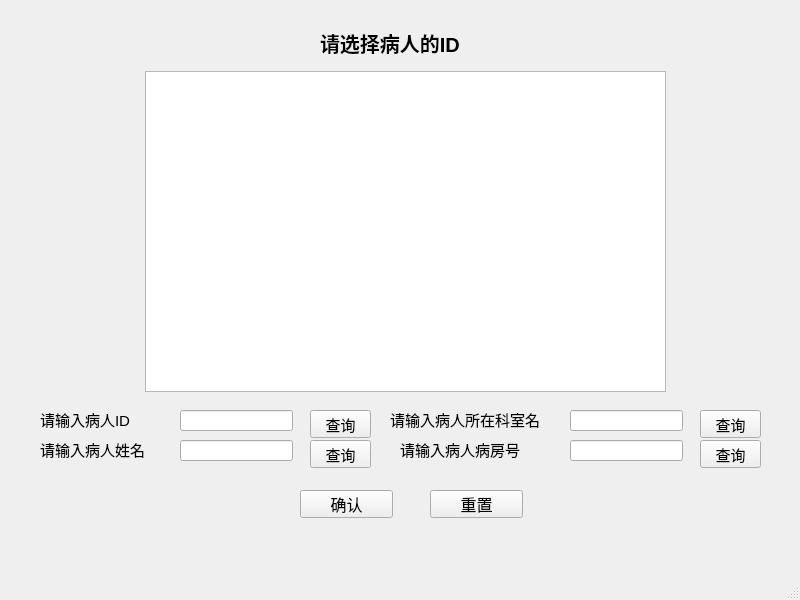
<?xml version="1.0" encoding="UTF-8"?>
<ui version="4.0">
 <class>show_patients</class>
 <widget class="QMainWindow" name="show_patients">
  <property name="geometry">
   <rect>
    <x>0</x>
    <y>0</y>
    <width>800</width>
    <height>600</height>
   </rect>
  </property>
  <property name="windowTitle">
   <string>Patient</string>
  </property>
  <property name="windowIcon">
   <iconset resource="image.qrc">
    <normaloff>:/new/prefix1/icon.png</normaloff>:/new/prefix1/icon.png</iconset>
  </property>
  <property name="styleSheet">
   <string notr="true">#centralwidget{
border-image:url(:/new/prefix1/patient.jpg);
}</string>
  </property>
  <widget class="QWidget" name="centralwidget">
   <widget class="QLabel" name="label">
    <property name="geometry">
     <rect>
      <x>320</x>
      <y>30</y>
      <width>184</width>
      <height>25</height>
     </rect>
    </property>
    <property name="font">
     <font>
      <pointsize>15</pointsize>
      <weight>75</weight>
      <bold>true</bold>
     </font>
    </property>
    <property name="text">
     <string>请选择病人的ID</string>
    </property>
   </widget>
   <widget class="QTableView" name="tableView">
    <property name="geometry">
     <rect>
      <x>145</x>
      <y>71</y>
      <width>521</width>
      <height>321</height>
     </rect>
    </property>
   </widget>
   <widget class="QPushButton" name="pushButton">
    <property name="geometry">
     <rect>
      <x>300</x>
      <y>490</y>
      <width>93</width>
      <height>28</height>
     </rect>
    </property>
    <property name="font">
     <font>
      <pointsize>12</pointsize>
     </font>
    </property>
    <property name="text">
     <string>确认</string>
    </property>
   </widget>
   <widget class="QLabel" name="label_2">
    <property name="geometry">
     <rect>
      <x>40</x>
      <y>410</y>
      <width>108</width>
      <height>18</height>
     </rect>
    </property>
    <property name="font">
     <font>
      <pointsize>11</pointsize>
     </font>
    </property>
    <property name="text">
     <string>请输入病人ID</string>
    </property>
   </widget>
   <widget class="QLineEdit" name="LINE_PATIENT_ID">
    <property name="geometry">
     <rect>
      <x>180</x>
      <y>410</y>
      <width>113</width>
      <height>21</height>
     </rect>
    </property>
    <property name="font">
     <font>
      <pointsize>11</pointsize>
     </font>
    </property>
    <property name="maxLength">
     <number>18</number>
    </property>
    <property name="clearButtonEnabled">
     <bool>true</bool>
    </property>
   </widget>
   <widget class="QPushButton" name="select_patient_id">
    <property name="geometry">
     <rect>
      <x>310</x>
      <y>410</y>
      <width>61</width>
      <height>28</height>
     </rect>
    </property>
    <property name="font">
     <font>
      <pointsize>11</pointsize>
     </font>
    </property>
    <property name="text">
     <string>查询</string>
    </property>
   </widget>
   <widget class="QLabel" name="label_3">
    <property name="geometry">
     <rect>
      <x>40</x>
      <y>440</y>
      <width>126</width>
      <height>18</height>
     </rect>
    </property>
    <property name="font">
     <font>
      <pointsize>11</pointsize>
     </font>
    </property>
    <property name="text">
     <string>请输入病人姓名</string>
    </property>
   </widget>
   <widget class="QLineEdit" name="LINE_PATIENT_NAME">
    <property name="geometry">
     <rect>
      <x>180</x>
      <y>440</y>
      <width>113</width>
      <height>21</height>
     </rect>
    </property>
    <property name="font">
     <font>
      <pointsize>11</pointsize>
     </font>
    </property>
    <property name="maxLength">
     <number>20</number>
    </property>
    <property name="clearButtonEnabled">
     <bool>true</bool>
    </property>
   </widget>
   <widget class="QPushButton" name="select_patient_name">
    <property name="geometry">
     <rect>
      <x>310</x>
      <y>440</y>
      <width>61</width>
      <height>28</height>
     </rect>
    </property>
    <property name="font">
     <font>
      <pointsize>11</pointsize>
     </font>
    </property>
    <property name="text">
     <string>查询</string>
    </property>
   </widget>
   <widget class="QLabel" name="label_4">
    <property name="geometry">
     <rect>
      <x>390</x>
      <y>410</y>
      <width>180</width>
      <height>18</height>
     </rect>
    </property>
    <property name="font">
     <font>
      <pointsize>11</pointsize>
     </font>
    </property>
    <property name="text">
     <string>请输入病人所在科室名</string>
    </property>
   </widget>
   <widget class="QLineEdit" name="LINE_DEPARTMENT_NAME">
    <property name="geometry">
     <rect>
      <x>570</x>
      <y>410</y>
      <width>113</width>
      <height>21</height>
     </rect>
    </property>
    <property name="font">
     <font>
      <pointsize>11</pointsize>
     </font>
    </property>
    <property name="maxLength">
     <number>30</number>
    </property>
    <property name="clearButtonEnabled">
     <bool>true</bool>
    </property>
   </widget>
   <widget class="QPushButton" name="select_department_name">
    <property name="geometry">
     <rect>
      <x>700</x>
      <y>410</y>
      <width>61</width>
      <height>28</height>
     </rect>
    </property>
    <property name="font">
     <font>
      <pointsize>11</pointsize>
     </font>
    </property>
    <property name="text">
     <string>查询</string>
    </property>
   </widget>
   <widget class="QPushButton" name="select_sickroom_id">
    <property name="geometry">
     <rect>
      <x>700</x>
      <y>440</y>
      <width>61</width>
      <height>28</height>
     </rect>
    </property>
    <property name="font">
     <font>
      <pointsize>11</pointsize>
     </font>
    </property>
    <property name="text">
     <string>查询</string>
    </property>
   </widget>
   <widget class="QLabel" name="label_5">
    <property name="geometry">
     <rect>
      <x>400</x>
      <y>440</y>
      <width>144</width>
      <height>18</height>
     </rect>
    </property>
    <property name="font">
     <font>
      <pointsize>11</pointsize>
     </font>
    </property>
    <property name="text">
     <string>请输入病人病房号</string>
    </property>
   </widget>
   <widget class="QLineEdit" name="LINE_SICKROOM_ID">
    <property name="geometry">
     <rect>
      <x>570</x>
      <y>440</y>
      <width>113</width>
      <height>21</height>
     </rect>
    </property>
    <property name="font">
     <font>
      <pointsize>11</pointsize>
     </font>
    </property>
    <property name="maxLength">
     <number>10</number>
    </property>
    <property name="clearButtonEnabled">
     <bool>true</bool>
    </property>
   </widget>
   <widget class="QPushButton" name="reset">
    <property name="geometry">
     <rect>
      <x>430</x>
      <y>490</y>
      <width>93</width>
      <height>28</height>
     </rect>
    </property>
    <property name="font">
     <font>
      <pointsize>12</pointsize>
     </font>
    </property>
    <property name="text">
     <string>重置</string>
    </property>
   </widget>
  </widget>
  <widget class="QMenuBar" name="menubar">
   <property name="geometry">
    <rect>
     <x>0</x>
     <y>0</y>
     <width>800</width>
     <height>26</height>
    </rect>
   </property>
  </widget>
  <widget class="QStatusBar" name="statusbar"/>
 </widget>
 <resources>
  <include location="image.qrc"/>
 </resources>
 <connections/>
</ui>
